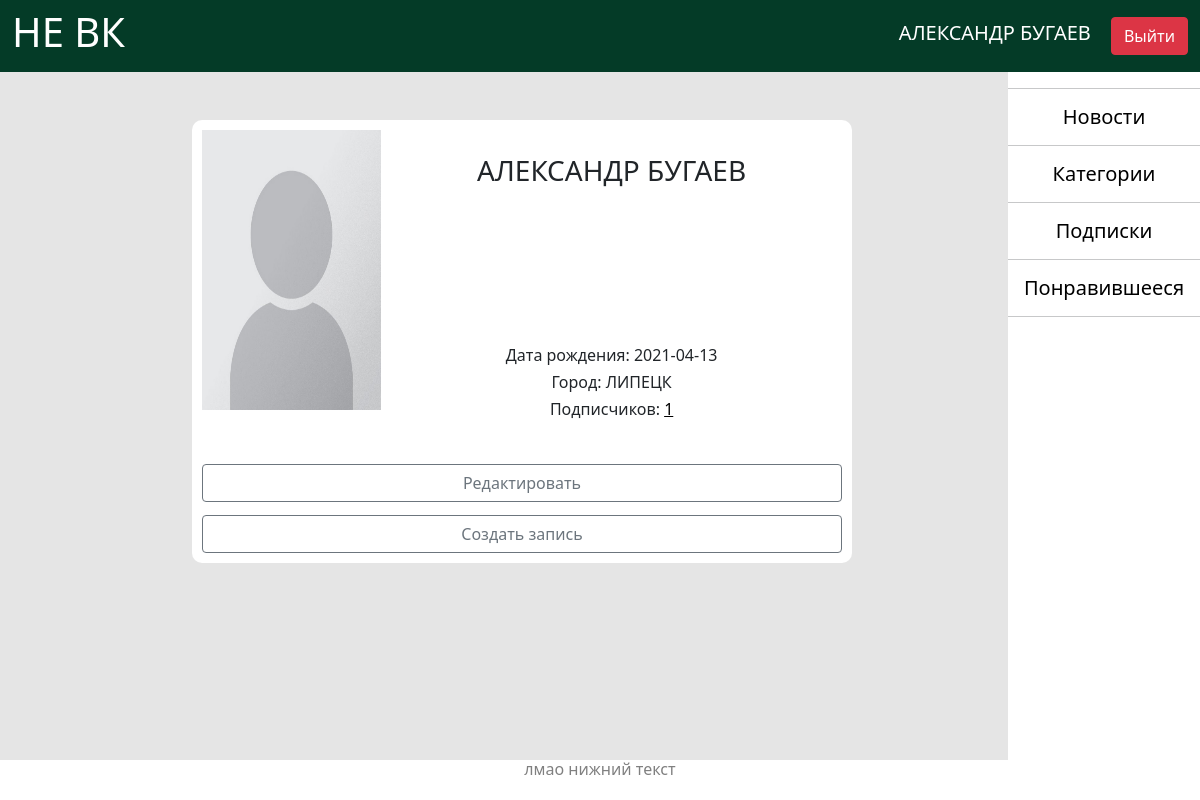
/users/1 (signed in), run on an earlier commit of the app's database.
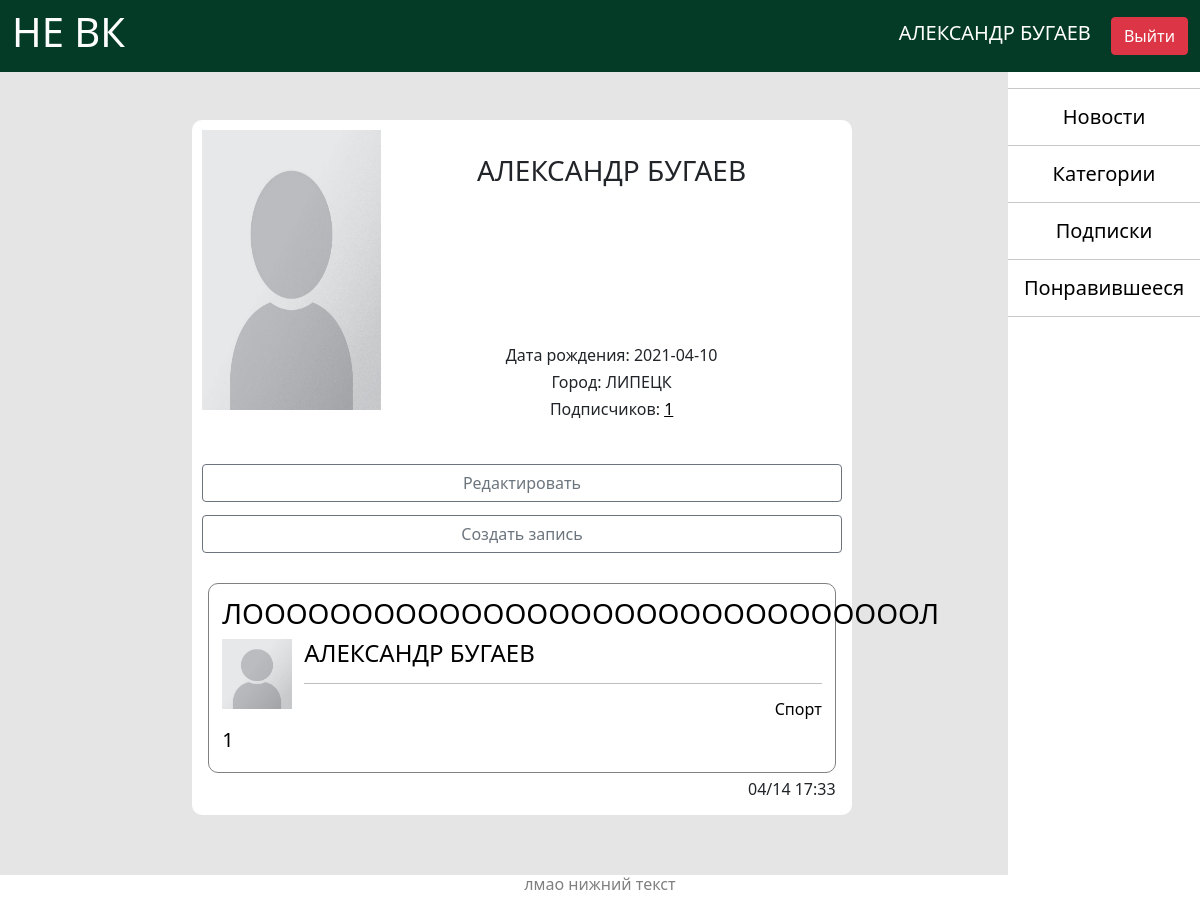
And on a later commit of the database.
### data/models/users.py (models this page shows, shortened)
class Users(SqlAlchemyBase, UserMixin, SerializerMixin):
    __tablename__ = 'users'
    id = sqlalchemy.Column(sqlalchemy.Integer,
                           primary_key=True, autoincrement=True)
    surname = sqlalchemy.Column(sqlalchemy.String)
    name = sqlalchemy.Column(sqlalchemy.String)
    email = sqlalchemy.Column(sqlalchemy.String, unique=True)
    hashed_password = sqlalchemy.Column(sqlalchemy.String)
    about = sqlalchemy.Column(sqlalchemy.String, nullable=True)
    hometown = sqlalchemy.Column(sqlalchemy.String)
    birthday = sqlalchemy.Column(sqlalchemy.Date)
    image = sqlalchemy.Column(sqlalchemy.String, default='/static/img/0.jpeg')
    subscriptions = sqlalchemy.Column(sqlalchemy.String, default='')  # подписки пользователя
    subscribers = sqlalchemy.Column(sqlalchemy.String, default='')  # подписчики
    subs_count = sqlalchemy.Column(sqlalchemy.Integer, default=0)  # количество подписчиков
    liked_news = sqlalchemy.Column(sqlalchemy.String, default='')  # понравившиеся записи
    news = orm.relation("News", back_populates='user')
    comments = orm.relation("Comments", back_populates='user')

### data/models/news.py (models this page shows)
class News(SqlAlchemyBase, SerializerMixin):
    __tablename__ = 'news'
    id = sqlalchemy.Column(sqlalchemy.Integer,
                           primary_key=True, autoincrement=True)
    creator = sqlalchemy.Column(sqlalchemy.Integer, sqlalchemy.ForeignKey('users.id'))
    title = sqlalchemy.Column(sqlalchemy.String)
    category = sqlalchemy.Column(sqlalchemy.String)
    content = sqlalchemy.Column(sqlalchemy.String)
    likes = sqlalchemy.Column(sqlalchemy.Integer, default=0)
    datetime = sqlalchemy.Column(sqlalchemy.DateTime)
    string_dt = sqlalchemy.Column(sqlalchemy.String)
    user = orm.relation('Users')

### main.py (the view)
@app.route('/users/<int:id>')
@login_required
def profile(id):
    session = create_session()
    user = session.query(Users).get(id)
    if not user:
        return not_found(404)
    news = session.query(News).filter(News.creator == id).order_by(News.datetime.desc())
    title = f'{user.name} {user.surname}'
    subscribed = bool(str(id) in current_user.subscriptions.split())
    liked = [int(id) for id in current_user.liked_news.split()]
    return render_template('profile.html', title=title, user=user, news=news, subscribed=subscribed, liked=liked)

### data/models/db_session.py (called while the page is built)
def create_session() -> Session:
    global __factory
    return __factory()

### main.py (called while the page is built)
@login_manager.user_loader
def load_user(user_id):
    db_sess = create_session()
    return db_sess.query(Users).get(user_id)

### templates/profile.html (shortened to what this page needs)
{% extends "base.html" %}
{% block content %}
<div class="block">
    <a href="{{ user.image }}"><img src="{{ user.image }}" width=28% height=280px
                                    align="left" style="object-fit: fill;"></a>
    <br>
    <h3 style="text-align: center;">{{ title }}</h3>
    <textarea class="profile" disabled>
        {{ user.about }}
    </textarea>
    <br>
    <br>
    <h6>Дата рождения: {{ user.birthday }}</h6>
    <h6>Город: {{ user.hometown }}</h6>
    <h6>Подписчиков: <a style="color: black;" href="/subscribers/{{ user.id }}">{{ user.subs_count }}</a></h6>
    <br>
    {% if user.id == current_user.id %}
        <a class="btn btn-outline-secondary" href="/redact_profile" style="width: 100%; margin-top: 2%;">Редактировать</a>
        <a class="btn btn-outline-secondary" href="/create_news" style="width: 100%; margin-top: 2%;">Создать запись</a>
        <br>
    {% endif %}
    {% for new in news %}
        <br>
        <a href="/news/{{ new.id }}" style="text-decoration: none; color: black;"><div class="content">
            <h3 style="text-align: center">{{ new.title }}</h3>
            <img src="{{ new.user.image }}" class="icon" align="left">
            <h4 class="alert-heading">{{ new.user.name }} {{ new.user.surname }}</h4>
            <hr>
            <h6 style="text-align: right">{{ new.category }}</h6>
            <h5 style="text-align: left;">{{ new.likes }}</h5>
        </div></a>
    <h6 style="text-align: right; margin: 1%;">{{ new.string_dt }}</h6>
    {% endfor %}
</div>
{% endblock %}

### templates/base.html (shortened to what this page needs)
<!doctype html>
    <html>
        <head>
            <link rel="stylesheet"
                  href="https://cdn.jsdelivr.net/npm/bootstrap@5.0.0-beta1/dist/css/bootstrap.min.css"
>
            <link rel="stylesheet" type="text/css" href="../static/style.css">
        </head>
        <body style="background-color: #E5E5E5;">
            {% if current_user.is_authenticated %}
                <aside>
                    <hr><a style="text-decoration: none; color: black;" href="/news"><h5>Новости</h5></a>
                    <hr><a style="text-decoration: none; color: black;" href="/categories"><h5>Категории</h5></a>
                    <hr><a style="text-decoration: none; color: black;" href="/my_subscriptions"><h5>Подписки</h5></a>
                    <hr><a style="text-decoration: none; color: black;" href="/liked_news"><h5>Понравившееся</h5></a><hr>
                </aside>
            {% endif %}
            <header class="navbar navbar-light" style="background-color: #043B27; color: #FFFFFF;">
                <div class="container-fluid">
                    <a style="text-decoration: none; color: white;" href="/"><h1>НЕ ВК</h1></a>
                {% if current_user.is_authenticated %}
                    <div>
                        <a class="navbar-brand" href="/users/{{ current_user.id }}" style="color: #FFFFFF;">
                        {{ current_user.name }} {{ current_user.surname }}</a>
                        <a class="btn btn-danger" href="/logout">Выйти</a>
                    </div>
                {% else %}
                    <p style="margin: 0px;">
                        <a class="btn btn-primary " href="/register">Зарегистрироваться</a>
                        <a class="btn btn-success" href="/login">Войти</a>
                    </p>
                {% endif %}
                </div>
            </header>
            <br>
            <br>
            {% block content %}{% endblock %}
            <footer>
                <h6 style="color: grey;">лмао нижний текст</h6>
            </footer>
        </body>
    </html>

### static/style.css (style rules this page uses)
h1 { text-align: center; }
h6 { text-align: center; }
div.block { margin-left: 16%; margin-right: auto; margin-bottom: 100px; max-width: 55%; padding: 10px; border-radius: 10px; background-color: #FFFFFF; }
div.content { margin: 1%; padding: 2%; border: 1px solid grey; border-radius: 10px; }
aside { padding-top: 6%; position: fixed; top: 0px; right: 0px; width: 16%; height: 100%; text-align: center; background-color: #FFFFFF; }
footer { position: fixed; bottom: 0px; left: 0px; width: 100%; height: 40px; background-color: #FFFFFF; }
textarea.profile { border: 0px; margin-left: 3%; width: 67%; height: 120px; resize: none; background-color: #FFFFFF; }
img.icon { width: 70px; height: 70px; margin-right: 2%; }

What changed in the data, as far as the page shows it:
changed Users "АЛЕКСАНДР": birthday "2021-04-13" → "2021-04-10"
added News: title "ЛОООООООООООООООООООООООООООООООЛ", user.image (picture), user.name "АЛЕКСАНДР", user.surname "БУГАЕВ", category "Спорт", likes "1", string_dt "04/14 17:33"
